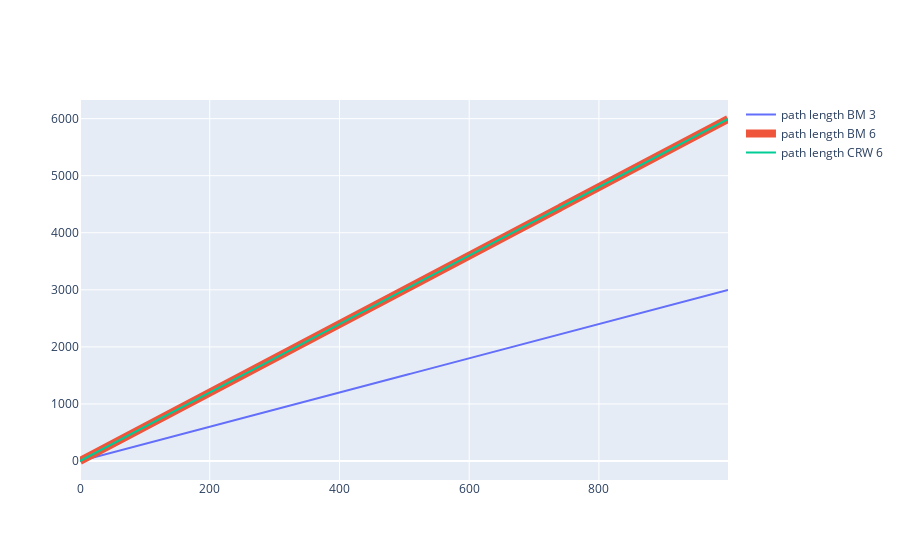

Source (notebook cell):
### Markdown cell above
**Compare the path length of the three trajectories Display the results using plotly.**

### Code cell
# Generate trajectories
n_steps = 1000 # Number of steps
bm_traj_3 = bm_2d(n_steps, speed=3) # Brownian motion with speed 3
bm_traj_6 = bm_2d(n_steps, speed=6) # Brownian motion with speed 6
crw_traj_6 = crw_2d(n_steps, speed=6) # Correlated random walk with speed 6

bm_pl_3 = path_length_trajectory(bm_traj_3) # Path length for BM 3
bm_pl_6 = path_length_trajectory(bm_traj_6) # Path length for BM 6
crw_pl_6 = path_length_trajectory(crw_traj_6) # Path length for CRW 6

fig = go.Figure()


# Add traces for the trajectories
fig.add_trace(go.Scatter(x=bm_pl_3.index, y=bm_pl_3.y_pos, mode='lines', name='path length BM 3'))
fig.add_trace(go.Scatter(x=bm_pl_6.index, y=bm_pl_6.y_pos, mode='lines', name='path length BM 6', line=dict(width=8)))
fig.add_trace(go.Scatter(x=crw_pl_6.index, y=crw_pl_6.y_pos, mode='lines', name='path length CRW 6'))

fig.show()

### Figure 1 — Plotly figure (JSON) as saved in the notebook; plotly's stock layout.template omitted (floating-point values rounded to 4 significant figures; data arrays with more than 128 entries replaced by an {"elided": "..."} marker saying what was removed)
{"data": [{"mode": "lines", "name": "path length BM 3", "type": "scatter", "x": {"elided": "1000 int values"}, "y": {"elided": "1000 float values"}}, {"line": {"width": 8}, "mode": "lines", "name": "path length BM 6", "type": "scatter", "x": {"elided": "1000 int values"}, "y": {"elided": "1000 float values"}}, {"mode": "lines", "name": "path length CRW 6", "type": "scatter", "x": {"elided": "1000 int values"}, "y": {"elided": "1000 float values"}}], "layout": {}}
